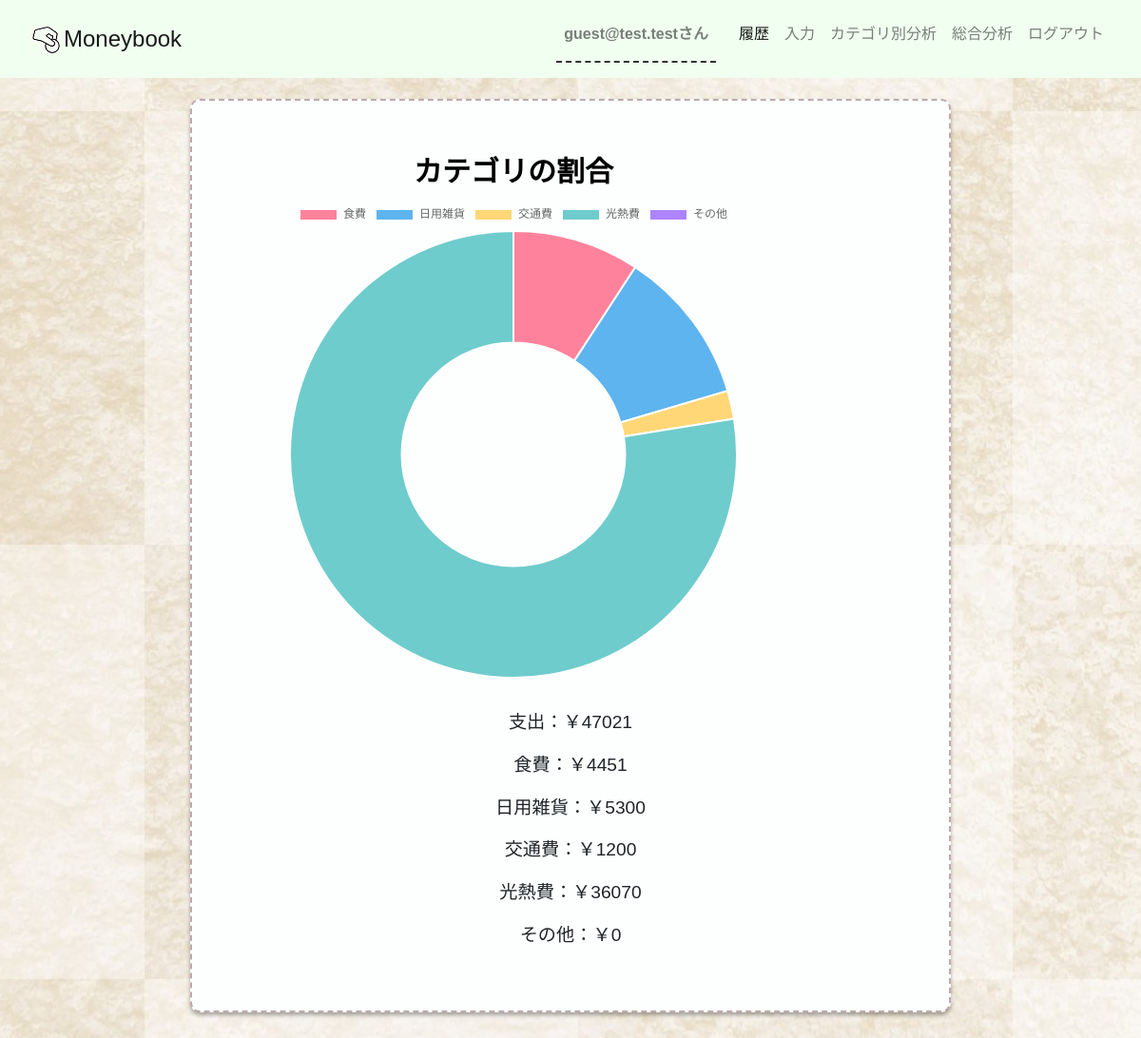
The page /analysis/ (signed in) on the database its author committed.
### accounts/models.py (models this page shows, shortened)
class User(AbstractBaseUser, PermissionsMixin):
    email = models.EmailField(_('email address'), unique=True)
    user_name = models.CharField(_('user name'), max_length=30, blank=True)
    is_staff = models.BooleanField(
        _('staff status'),
        default=False,
        help_text=_(
            'Designates whether the user can log into this admin site.'),
    )
    is_active = models.BooleanField(
        _('active'),
        default=True,
        help_text=_(
            'Designates whether this user should be treated as active. '
            'Unselect this instead of deleting accounts.'
        ),
    )
    date_joined = models.DateTimeField(_('date joined'), default=timezone.now)
    objects = CustomUserManager()
    EMAIL_FIELD = 'email'
    USERNAME_FIELD = 'email'
    REQUIRED_FIELDS = []
    class Meta:
        verbose_name = _('user')
        verbose_name_plural = _('users')
    @property
    def username(self):
        return self.email

### moneybook/models.py (models this page shows, shortened)
class S_Category(models.Model):
    class Meta:
        db_table = "s_category"
        verbose_name = "支出カテゴリ"
        verbose_name_plural = "支出カテゴリ"
    s_category_name = models.CharField(max_length=255, unique=True)

### moneybook/views.py (the view)
# urls.py: path('analysis/', views.show_circle_grahp, name='analysis'),
@login_required
def show_circle_grahp(request):
    spending_data = Spending.objects.all()
    total = 0
    for item in spending_data:
        total += item.money
    s_category_list = []
    s_category_data = S_Category.objects.all()
    for item in s_category_data:
        s_category_list.append(item.s_category_name)
    s_category_ratio = {}
    s_category_num = {}
    for i, item in enumerate(s_category_list):
        s_category_total = Spending.objects.filter(s_category__s_category_name=s_category_list[i]).aggregate(sum=models.Sum('money'))['sum']
        if s_category_total != None:
            ratio = int((s_category_total / total) * 100)
            s_category_num[item]= s_category_total
            s_category_ratio[item] = ratio
        else:
            ratio = 0
            s_category_num[item] = ratio
            s_category_ratio[item] = ratio
    return render(request, 'moneybook/analysis.html', {
        's_category_ratio': s_category_ratio,
        'total': total,
        's_category_num': s_category_num,
    })

### templates/moneybook/analysis.html (shortened to what this page needs)
{% extends 'moneybook/base.html' %}
{% load static %}
{% load bootstrap4 %}
{% block content %}
<div class="container mx-auto">
    <div class="chart_container mx-auto">
        <canvas id='PieChart' style= "position: relative; height:70vh; width: 50vw"></canvas>
    </div>
    <div class="analysis_cate">
    <div style='font-size: 1.2rem;'>
    <p>支出：￥{{total}}</p>
    {% for item, s_category_total in s_category_num.items %}
    <p>{{item}}：￥{{s_category_total}}</p>
    {% endfor %}
    </div>
    </div>
    </div>
    <script>
    var ctx = document.getElementById('PieChart').getContext('2d');
    var data = [
                     [
                      {% for key, value in s_category_ratio.items %}
                       '{{key}}',
                      {% endfor %}
                     ],
                     [
                     {% for key, value in s_category_ratio.items %}
                        {{value}},
                     {% endfor %}
                     ]]
        var PieChart = new Chart(ctx, {
        type: 'doughnut',
        data: {
        labels: data[0],
        datasets: [{
            backgroundColor: [
                'rgba(255, 99, 132, 0.8)',
                'rgba(54, 162, 235, 0.8)',
                'rgba(255, 206, 86, 0.8)',
                'rgba(75, 192, 192, 0.8)',
                'rgba(153, 102, 255, 0.8)',
                'rgba(255, 159, 64, 0.8)'
            ],
            data: data[1]
        }]
        },
        options: {
        responsive: false,
        title: {
           display: true,         // 表示設定
           pocision: "top",       // 表示位置
           fontSize: 30,          // フォントサイズ
           fontColor: "black",    // 文字の色
           text: "カテゴリの割合" // タイトル文字列
         },
        }
        });
    </script>
{% endblock content %}

### templates/moneybook/base.html (shortened to what this page needs)
{% load static %}
<!DOCTYPE html>
<html lang="ja">
<head>
    <link rel="stylesheet" href="{% static 'moneybook/style.css' %}">
    <link rel="stylesheet" href="{% static 'moneybook/login.css' %}">
    <link rel="stylesheet" href="https://stackpath.bootstrapcdn.com/bootstrap/4.4.1/css/bootstrap.min.css">
</head>
<body>
<header>
　<nav class="navbar fixed-top navbar-expand-lg navbar-light" style="background-color: #F0FFF0;">
  <div class="container-fluid">
    <a class="navbar-brand" href="{% url 'moneybook:history' %}"><img src="{% static "img/moneybook-logo.png" %}" alt="">Moneybook</a>
    <div class="collapse navbar-collapse justify-content-end" id="navbarNavDropdown">
      <ul class="navbar-nav">
        <li class="nav-item user">
          <a class="nav-link" href="{% url 'accounts:user_detail' user.pk %}">{% if user.id  %} {{ user.username }}さん {% endif %}</a>
        </li>
        <li class="nav-item active">
          <a class="nav-link" href="{% url 'moneybook:history' %}">履歴<span class="sr-only">(current)</span></a>
        </li>
        <li class="nav-item">
          <a class="nav-link" href="{% url 'moneybook:input' %}">入力</a>
        </li>
        <li class="nav-item">
          <a class="nav-link" href="{% url 'moneybook:analysis' %}">カテゴリ別分析</a>
        </li>
        <li class="nav-item">
          <a class="nav-link" href="{% url 'moneybook:total_analysis' %}">総合分析</a>
        </li>
        <li class="nav-item">
          <a class="nav-link" href="{% url 'accounts:logout' %}">ログアウト</a>
        </li>
      </ul>
    </div>
  </div>
  </nav>
</header>
    {% block content %}{% endblock %}
</body>
</html>

### static/moneybook/style.css (style rules this page uses)
.analysis_cate { text-align: center; padding-top: 2rem; }

### templates/moneybook/analysis.html (style rules this page uses)
.container { padding: 3rem 1em; margin: 5rem 0; background: #fdffff; border: dashed 2px #bdabab; box-shadow: 0 3px 4px rgba(0, 0, 0, 0.32); border-radius: 10px; max-width: 100vh; }
.chart_container { width: 60vw; margin: auto; padding-right: 0; }

### templates/moneybook/base.html (style rules this page uses)
body { font-family: 'Hiragino Kaku Gothic Pro','ヒラギノ角ゴ Pro W3','メイリオ',Meiryo,'ＭＳ Ｐゴシック',sans-serif; background:url(../static/img/background.jpg) center repeat; }
.navbar-brand { font-family: 'Quicksand', sans-serif; font-size: 1.5rem; }
li { margin-top: 0.5rem; }
.user { font-family: 'Quicksand', sans-serif; font-weight: bold; margin-right: 1rem; margin-bottom: 0.5rem; border-bottom: dashed 2px #333 ; padding-bottom: 0.5rem; }

### rows shown on the page
User: username "guest@test.test"
S_Category: s_category_num "食費"
S_Category: s_category_num "日用雑貨"
S_Category: s_category_num "交通費"
S_Category: s_category_num "光熱費"
S_Category: s_category_num "その他"

### other values the page prints
{{ total }} "47021"
{{ s_category_total }} "4451" "5300" "1200" "36070" "0"
chart data {{ key }} 食費, 日用雑貨, 交通費, 光熱費, その他
chart data {{ value }} 9, 11, 2, 76, 0
